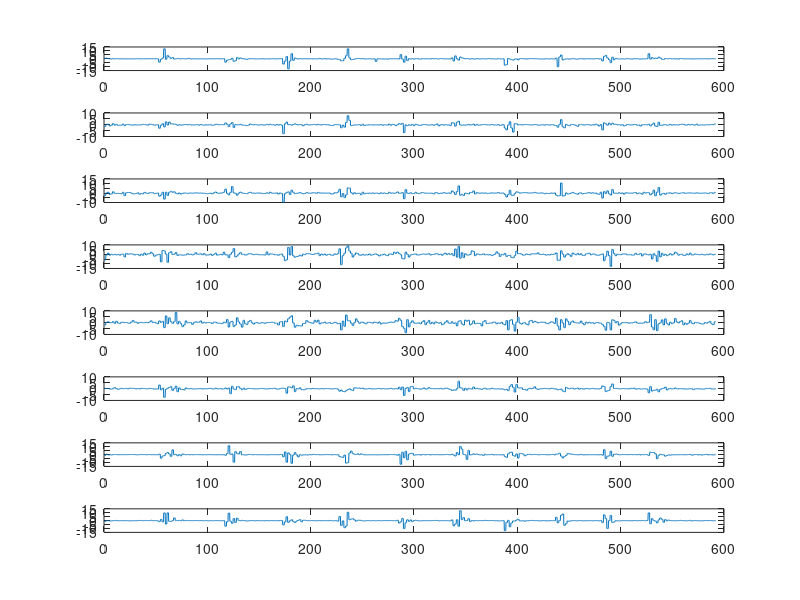
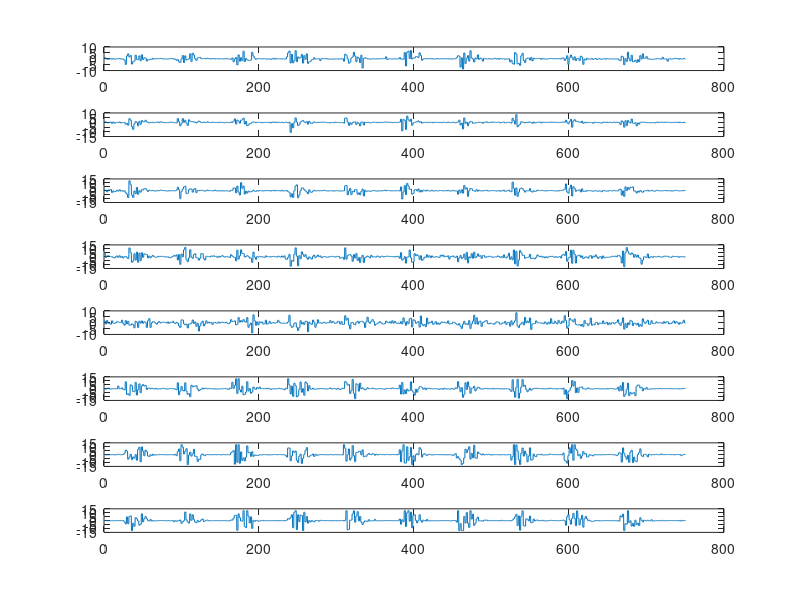
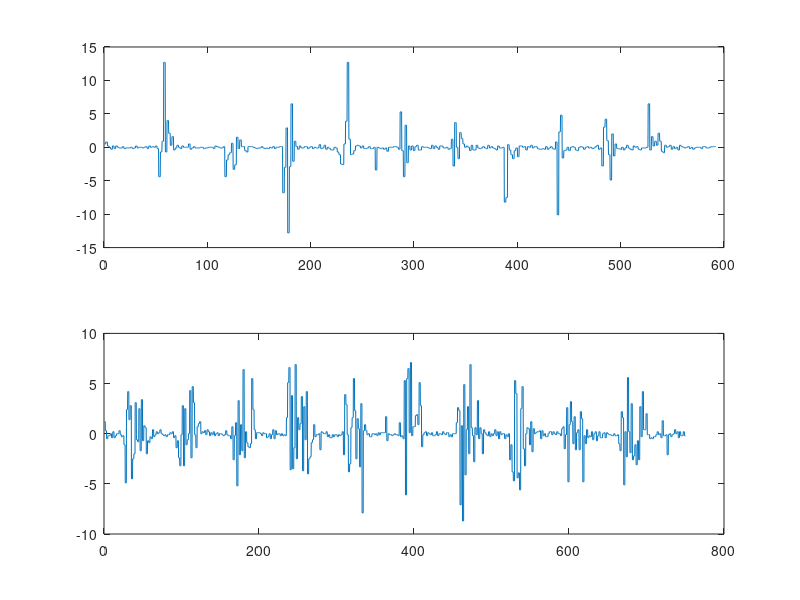
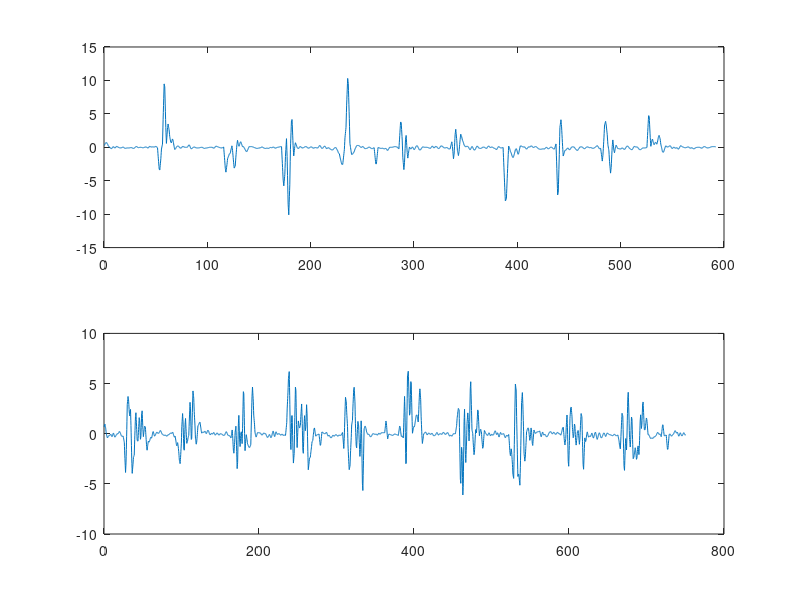

Here is the MATLAB script that generated these plots, in order:
close all
clear all
signales = load("double_tapMat.dat");
temp = signales(:, 1);

figure
for i = 2:9
    signale = signales(:, i);
    subplot(8,1,i-1)
    plot(temp,signale)
end

signales2 = load("fistMat.txt");
temp2 = signales2(:, 1);

figure
for i = 2:9
    signale = signales2(:, i);
    subplot(8,1,i-1)
    plot(temp2,signale)
end

figure 
subplot(2,1,1)
plot(temp,signales(:, 2))
subplot(2,1,2)
plot(temp2,signales2(:, 2))


figure 
N = 11;
tabh = ones(1,N)*1/N;
tabz = conv(signales(:, 2), tabh, 'same');
subplot(2,1,1)
plot(temp,tabz)
tabe = conv(signales2(:, 2), tabh, 'same');
subplot(2,1,2)
plot(temp2,tabe)
